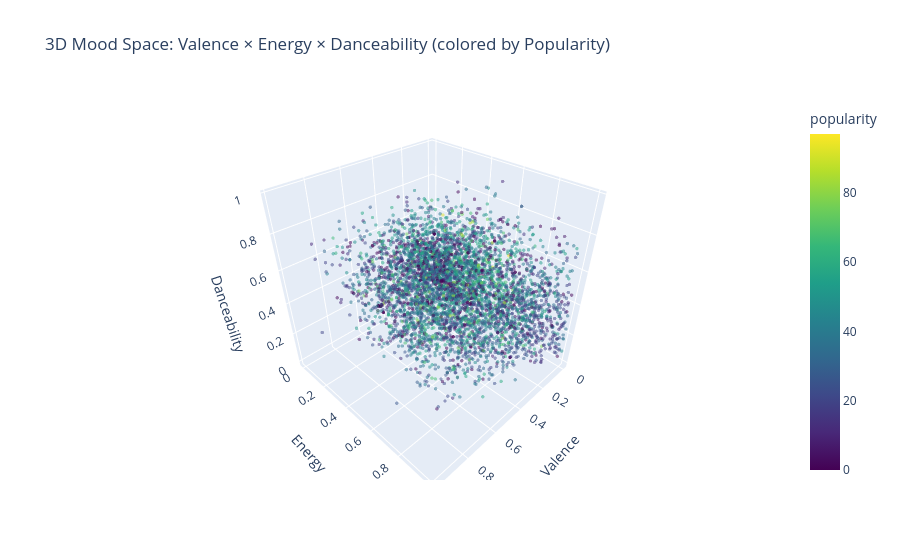

The notebook cell saved with this chart:
### Code cell
# Interactive 3D scatter: Valence, Energy, Danceability colored by Popularity
sample3d = df.sample(5000, random_state=42)

fig = px.scatter_3d(
    sample3d, x='valence', y='energy', z='danceability',
    color='popularity', color_continuous_scale='viridis',
    opacity=0.5, size_max=3,
    title='3D Mood Space: Valence × Energy × Danceability (colored by Popularity)',
    labels={'valence': 'Valence', 'energy': 'Energy', 'danceability': 'Danceability'}
)
fig.update_traces(marker=dict(size=2))
fig.show()

### Figure 1 — Plotly figure (JSON) as saved in the notebook; plotly's stock layout.template omitted (floating-point values rounded to 4 significant figures; data arrays with more than 128 entries replaced by an {"elided": "..."} marker saying what was removed)
{"data": [{"hovertemplate": "Valence=%{x}<br>Energy=%{y}<br>Danceability=%{z}<br>popularity=%{marker.color}<extra></extra>", "legendgroup": "", "marker": {"color": {"elided": "5000 int values"}, "coloraxis": "coloraxis", "opacity": 0.5, "size": 2, "symbol": "circle"}, "mode": "markers", "name": "", "scene": "scene", "showlegend": false, "type": "scatter3d", "x": {"elided": "5000 float values"}, "y": {"elided": "5000 float values"}, "z": {"elided": "5000 float values"}}], "layout": {"coloraxis": {"autocolorscale": false, "colorbar": {"title": {"text": "popularity"}}, "colorscale": [[0.0, "#440154"], [0.1111, "#482878"], [0.2222, "#3e4989"], [0.3333, "#31688e"], [0.4444, "#26828e"], [0.5556, "#1f9e89"], [0.6667, "#35b779"], [0.7778, "#6ece58"], [0.8889, "#b5de2b"], [1.0, "#fde725"]]}, "legend": {"tracegroupgap": 0}, "scene": {"domain": {"x": [0.0, 1.0], "y": [0.0, 1.0]}, "xaxis": {"title": {"text": "Valence"}}, "yaxis": {"title": {"text": "Energy"}}, "zaxis": {"title": {"text": "Danceability"}}}, "title": {"text": "3D Mood Space: Valence × Energy × Danceability (colored by Popularity)"}}}
